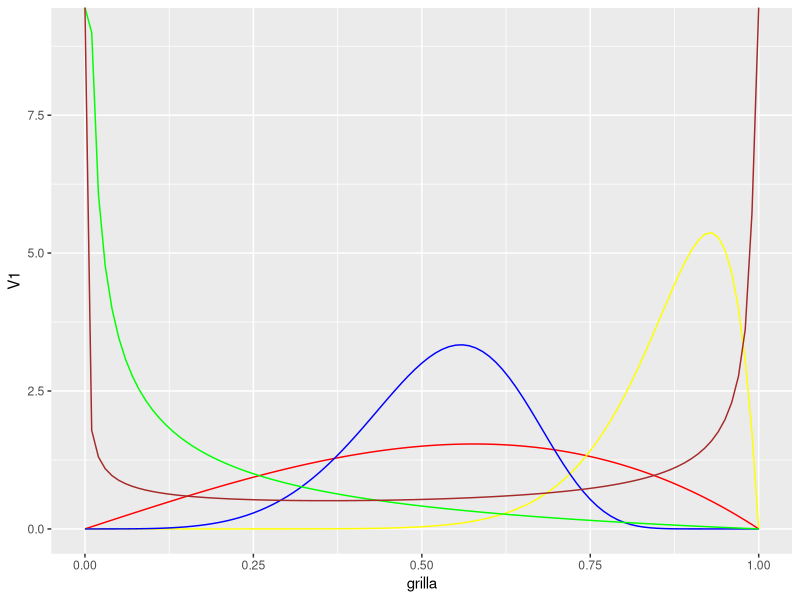

The R source for this figure: (Note: this script raises an error after producing the figure.)
library(ggplot2)
library(mvtnorm)

#Punto 2

kumaraswamy = function(a,b,x) {
  stopifnot(a > 0)
  stopifnot(b > 0)
  valor = a*b*(x^(a-1))*((1-(x^a))^(b-1))
  return(valor)
}

grilla = seq(0,1,.01)


runif(2,1,100)

parametros = matrix(c(2,2,10,2,5,15,1/2,2,1/2,1/3), nrow = 5, ncol = 2, byrow = T)

Valores = matrix(0,nrow = 101, ncol = 5)
for (i in 1:5) {
  Valores[,i] = kumaraswamy(parametros[i,1],parametros[i,2],grilla)
}

data_kuma = as.data.frame(Valores)

ggplot(data_kuma)+geom_line(aes(x = grilla, y = V1), color = "red")+
  geom_line(aes(x = grilla, y = V2), color = "yellow")+
  geom_line(aes(x = grilla, y = V3), color = "blue")+
  geom_line(aes(x = grilla, y = V4), color = "green")+
  geom_line(aes(x = grilla, y = V5), color = "brown")



# Muy facilmente se puede representar la creencia a priori 
# de parametros que esten entre 0 y 1.



#Punto 3 


r_beta_by_mean = function(n, media, con){
  alfa = media * con
  beta = con - alfa
  rbeta(n, alfa, beta)
}

d_beta_by_mean = function(x, media, con){
  alfa = media * con
  beta = con - alfa
  dbeta(x, alfa, beta)
}


d_objetivo_kuma = function(x) kumaraswamy(6, 2, x)

r_propuesta_kuma_1 = function(x) r_beta_by_mean(1, x, 2)

d_propuesta_kuma_1 = function(x, media) d_beta_by_mean(x, media, 2)

muestras_kuma_1 = sample_mh_1d(5000, v_random = c(0,1), d_objetivo = d_objetivo_kuma, 
                             d_propuesta = d_propuesta_kuma_1, 
                             r_propuesta = r_propuesta_kuma_1)

r_propuesta_kuma_2 = function(x) r_beta_by_mean(1, x, 10)

d_propuesta_kuma_2 = function(x, media) d_beta_by_mean(x, media, 10)

muestras_kuma_2 = sample_mh_1d(5000, v_random = c(0,1), d_objetivo = d_objetivo_kuma, 
                               d_propuesta = d_propuesta_kuma_2, 
                               r_propuesta = r_propuesta_kuma_2)

r_propuesta_kuma_3 = function(x) r_beta_by_mean(1, x, 1)

d_propuesta_kuma_3 = function(x, media) d_beta_by_mean(x, media, 1)

muestras_kuma_3 = sample_mh_1d(5000, v_random = c(0,1), d_objetivo = d_objetivo_kuma, 
                               d_propuesta = d_propuesta_kuma_3, 
                               r_propuesta = r_propuesta_kuma_3)



muestras_kuma = data.frame(obs = c(muestras_kuma_1, muestras_kuma_2, muestras_kuma_3),
                           orden = rep(1:5000,3),
                           cadena = as.factor(rep(1:3, each = 5000)))

ggplot(muestras_kuma) + geom_line(aes(x = orden, y = obs)) + facet_grid(vars(cadena))

1-mean(muestras_kuma_1[1:4999]-muestras_kuma_1[2:5000] == 0)
1-mean(muestras_kuma_2[1:4999]-muestras_kuma_2[2:5000] == 0)
1-mean(muestras_kuma_3[1:4999]-muestras_kuma_3[2:5000] == 0)


hist(muestras_kuma_1)
hist(muestras_kuma_2)
hist(muestras_kuma_3)

acf(muestras_kuma_1, lag.max = 19)
acf(muestras_kuma_2, lag.max = 19)
acf(muestras_kuma_3, lag.max = 19)

mean(muestras_kuma_1)
mean(muestras_kuma_2)
mean(muestras_kuma_3)


mean(sort(muestras_kuma_1)[250:251])
mean(sort(muestras_kuma_2)[250:251])
mean(sort(muestras_kuma_3)[250:251])

mean(sort(muestras_kuma_1)[4750:4751])
mean(sort(muestras_kuma_2)[4750:4751])
mean(sort(muestras_kuma_3)[4750:4751])

logit_kuma_1 = log(muestras_kuma_1/(1-muestras_kuma_1))
logit_kuma_2 = log(muestras_kuma_2/(1-muestras_kuma_2))
logit_kuma_3 = log(muestras_kuma_3/(1-muestras_kuma_3))

mean(logit_kuma_1)
mean(logit_kuma_2)
mean(logit_kuma_3)


mean(sort(logit_kuma_1)[250:251])
mean(sort(logit_kuma_2)[250:251])
mean(sort(logit_kuma_3)[250:251])

mean(sort(logit_kuma_1)[4750:4751])
mean(sort(logit_kuma_2)[4750:4751])
mean(sort(logit_kuma_3)[4750:4751])

#Ejer 7
set.seed(69)
d_objetivo_normal = function (x) dmvnorm(x, mean = c(.4, .75), sigma = matrix(c(1.35, .4, .4, 2.4), nrow = 2))


muestra_normal = sample_mh_2d(5000, p_inicial = c(1,1), d_objetivo = d_objetivo_normal,
                              matrix_var = matrix(c(1.5, .4, .4, 2.4), nrow = 2))

muestra_normal_df = data.frame(obs = c(muestra_normal[,1],muestra_normal[,2]),
                           orden = rep(1:5000,2),
                           cadena = rep(c("x", "y"), each = 5000))

ggplot(muestra_normal_df) + geom_line(aes(x = orden, y = obs)) + facet_grid(vars(cadena))


nef = apply(muestra_normal, 2, FUN = neef)












#Ejer 8
Prob_mh_norm_1 = mean(muestra_normal[, 1] > 1 & muestra_normal[, 2] < 0)
Prob_mh_norm_2 = mean(muestra_normal[, 1] > 1 & muestra_normal[, 2] > 2)
Prob_mh_norm_3 = mean(muestra_normal[, 1] > .4 & muestra_normal[, 2] > .75)


rmv = rmvnorm(100000, mean = c(.4, .75), sigma = matrix(c(1.35, .4, .4, 2.4), nrow = 2))
Prob_rmv_1 = mean(rmv[, 1] > 1 & rmv[, 2] < 0)
Prob_rmv_2 = mean(rmv[, 1] > 1 & rmv[, 2] > 2)
Prob_rmv_3 = mean(rmv[, 1] > .4 & rmv[, 2] > .75)


abs(Prob_mh_norm_1 - Prob_rmv_1)/Prob_rmv_1
abs(Prob_mh_norm_2 - Prob_rmv_2)/Prob_rmv_2
abs(Prob_mh_norm_3 - Prob_rmv_3)/Prob_rmv_3



#Ejer 9



rosenbrock = function (x) ((.5 - x(1))^2) + 5 * ((x(2) - (x(1)^2))^2)

d_objetivo_rosenbrock = function (x) exp((-1)*(((.5 - x[1])^2) + 5 * ((x[2] - (x[1]^2))^2)))

muestra_rosenbrock_1 = sample_mh_2d(1000, p_inicial = c(1,1), d_objetivo = d_objetivo_rosenbrock,
                              matrix_var = matrix(c(1, .7, .7, 1), nrow = 2))
muestra_rosenbrock_2 = sample_mh_2d(1000, p_inicial = c(1,1), d_objetivo = d_objetivo_rosenbrock,
                                    matrix_var = matrix(c(1, .3, .3, 1), nrow = 2))
muestra_rosenbrock_3 = sample_mh_2d(1000, p_inicial = c(1,1), d_objetivo = d_objetivo_rosenbrock,
                                    matrix_var = matrix(c(1,0,0,2), nrow = 2))


muestra_rosenbrock_df_1 = data.frame(obs = c(muestra_rosenbrock_1[,1],muestra_rosenbrock_1[,2]),
                               orden = rep(1:1000,2),
                               cadena = rep(c("x", "y"), each = 1000))

muestra_rosenbrock_df_2 = data.frame(obs = c(muestra_rosenbrock_2[,1],muestra_rosenbrock_2[,2]),
                                     orden = rep(1:1000,2),
                                     cadena = rep(c("x", "y"), each = 1000))

muestra_rosenbrock_df_3 = data.frame(obs = c(muestra_rosenbrock_3[,1],muestra_rosenbrock_3[,2]),
                                     orden = rep(1:1000,2),
                                     cadena = rep(c("x", "y"), each = 1000))


ggplot(muestra_rosenbrock_df_1) + geom_line(aes(x = orden, y = obs)) + facet_grid(vars(cadena))

ggplot(muestra_rosenbrock_df_2) + geom_line(aes(x = orden, y = obs)) + facet_grid(vars(cadena))

ggplot(muestra_rosenbrock_df_3) + geom_line(aes(x = orden, y = obs)) + facet_grid(vars(cadena))

#Ejer 10

Prob_mh_rosen_1_1 = mean(muestra_rosenbrock_1[, 1] < 1 & muestra_rosenbrock_1[, 1] > 0 & muestra_rosenbrock_1[, 2] > 0 & muestra_rosenbrock_1[, 2] < 1)
Prob_mh_rosen_1_2 = mean(muestra_rosenbrock_1[, 1] < 0 & muestra_rosenbrock_1[, 1] > -1 & muestra_rosenbrock_1[, 2] > 0 & muestra_rosenbrock_1[, 2] < 1)
Prob_mh_rosen_1_3 = mean(muestra_rosenbrock_1[, 1] < 2.2 & muestra_rosenbrock_1[, 1] > 1 & muestra_rosenbrock_1[, 2] > 2 & muestra_rosenbrock_1[, 2] < 3)


# r_rosen = ?
Prob_rmv_1 = mean(r_rosen[, 1] > 1 & r_rosen[, 2] < 0)
Prob_rmv_2 = mean(r_rosen[, 1] > 1 & r_rosen[, 2] > 2)
Prob_rmv_3 = mean(r_rosen[, 1] > .4 & r_rosen[, 2] > .75)


abs(Prob_mh_1 - Prob_rmv_1)/Prob_rmv_1
abs(Prob_mh_2 - Prob_rmv_2)/Prob_rmv_2
abs(Prob_mh_3 - Prob_rmv_3)/Prob_rmv_3
